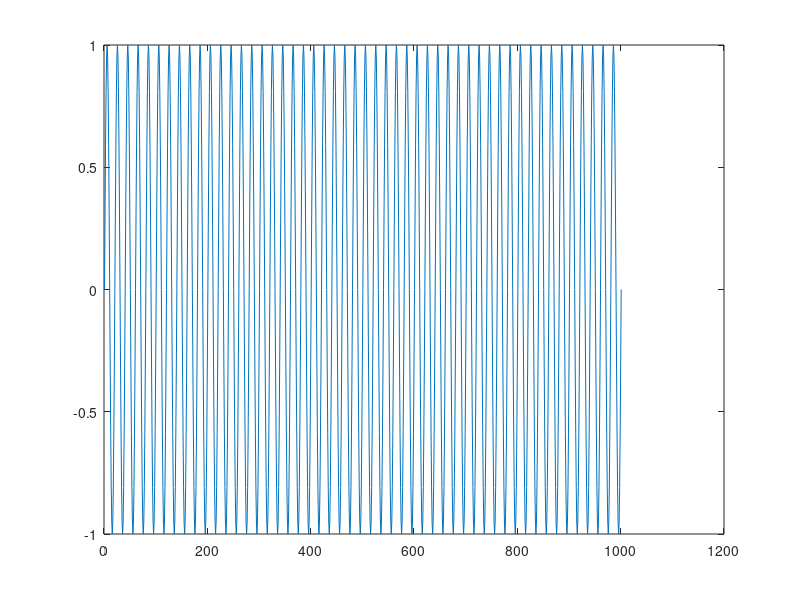

Recreate this plot in MATLAB. (Note: this script raises an error after producing the figure.)
%Exercice n°3 :

%3.1. 
t = (0:0.001:1);
y = sin(2*pi*50*t) + 2*sin(2*pi*120*t);
figure(1)
plot(sin(2*pi*50*t))
saveas(cfg,figure1)

figure(2)
plot(y)
saveas(cfg,figure2)

%3.2. Comparer les deux courbes
yn = y + 0.5*randn(size(t));
figure(3)
plot(t(1:50),yn(1:50))
saveas(cfg,figure3)

figure(4)
plot(yn)
saveas(cfg,figure4)


